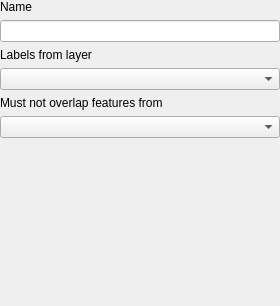
<?xml version="1.0" encoding="UTF-8"?>
<ui version="4.0">
 <class>QgsLabelingRuleAvoidLabelOverlapWithFeatureWidgetBase</class>
 <widget class="QgsPanelWidget" name="QgsLabelingRuleAvoidLabelOverlapWithFeatureWidgetBase">
  <property name="geometry">
   <rect>
    <x>0</x>
    <y>0</y>
    <width>280</width>
    <height>306</height>
   </rect>
  </property>
  <property name="windowTitle">
   <string notr="true">Form</string>
  </property>
  <layout class="QVBoxLayout" name="verticalLayout">
   <property name="leftMargin">
    <number>0</number>
   </property>
   <property name="topMargin">
    <number>0</number>
   </property>
   <property name="rightMargin">
    <number>0</number>
   </property>
   <property name="bottomMargin">
    <number>0</number>
   </property>
   <item>
    <widget class="QLabel" name="label">
     <property name="text">
      <string>Name</string>
     </property>
    </widget>
   </item>
   <item>
    <widget class="QLineEdit" name="mEditName"/>
   </item>
   <item>
    <widget class="QLabel" name="label_2">
     <property name="text">
      <string>Labels from layer</string>
     </property>
    </widget>
   </item>
   <item>
    <widget class="QgsMapLayerComboBox" name="mComboLabeledLayer"/>
   </item>
   <item>
    <widget class="QLabel" name="label_3">
     <property name="text">
      <string>Must not overlap features from</string>
     </property>
    </widget>
   </item>
   <item>
    <widget class="QgsMapLayerComboBox" name="mComboTargetLayer"/>
   </item>
   <item>
    <spacer name="verticalSpacer">
     <property name="orientation">
      <enum>Qt::Vertical</enum>
     </property>
     <property name="sizeHint" stdset="0">
      <size>
       <width>20</width>
       <height>40</height>
      </size>
     </property>
    </spacer>
   </item>
  </layout>
 </widget>
 <customwidgets>
  <customwidget>
   <class>QgsPanelWidget</class>
   <extends>QWidget</extends>
   <header>qgspanelwidget.h</header>
   <container>1</container>
  </customwidget>
  <customwidget>
   <class>QgsMapLayerComboBox</class>
   <extends>QComboBox</extends>
   <header>qgsmaplayercombobox.h</header>
  </customwidget>
 </customwidgets>
 <resources/>
 <connections/>
</ui>
